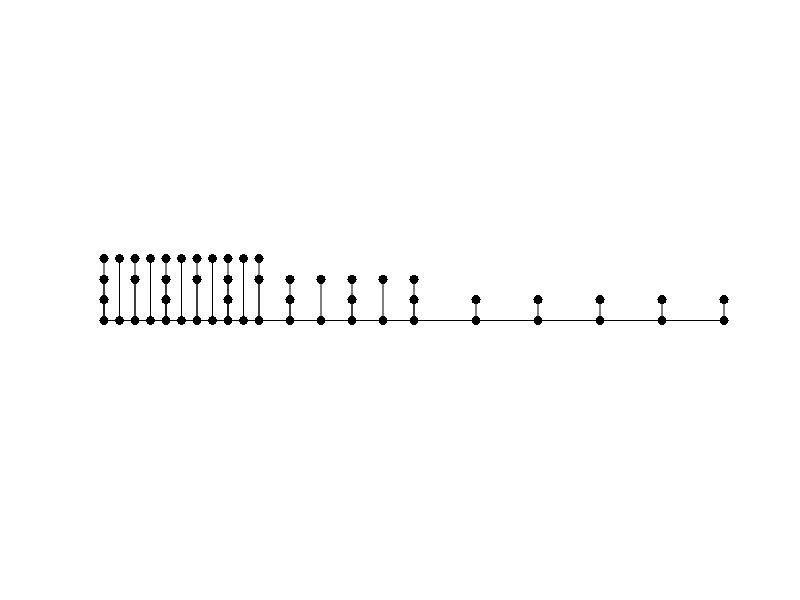
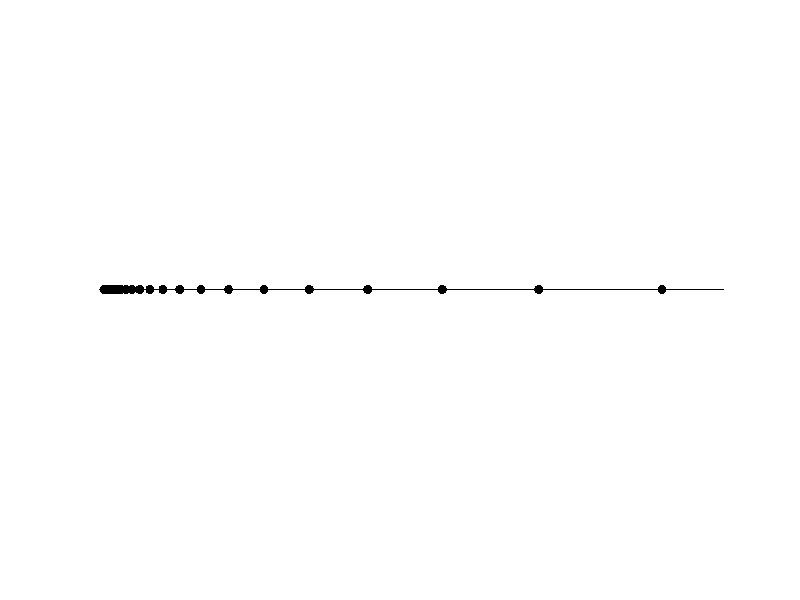

MATLAB code for these plots, in order:
clear;clc;
t=0:10

figure(1);clf;
hold on
stem(2^0*t,1+0*t,'k.','markersize',20)
stem(2^0*t,0*t,'k.','markersize',20)
stem(2^-1*t,2+0*t,'k.','markersize',20)
stem(2^-1*t,0*t,'k.','markersize',20)
stem(2^-2*t,3+0*t,'k.','markersize',20)
stem(2^-2*t,0*t,'k.','markersize',20)
axis off
set(gcf,'color','w')
pbaspect([10 1 1])
saveas(gcf,'time_tree.png')

t=0:100
figure(2);clf;
stem(exp(t*0.25),0*t,'k.','markersize',20)
axis off
set(gcf,'color','w')
pbaspect([10 1 1])
saveas(gcf,'exp_sample.png')